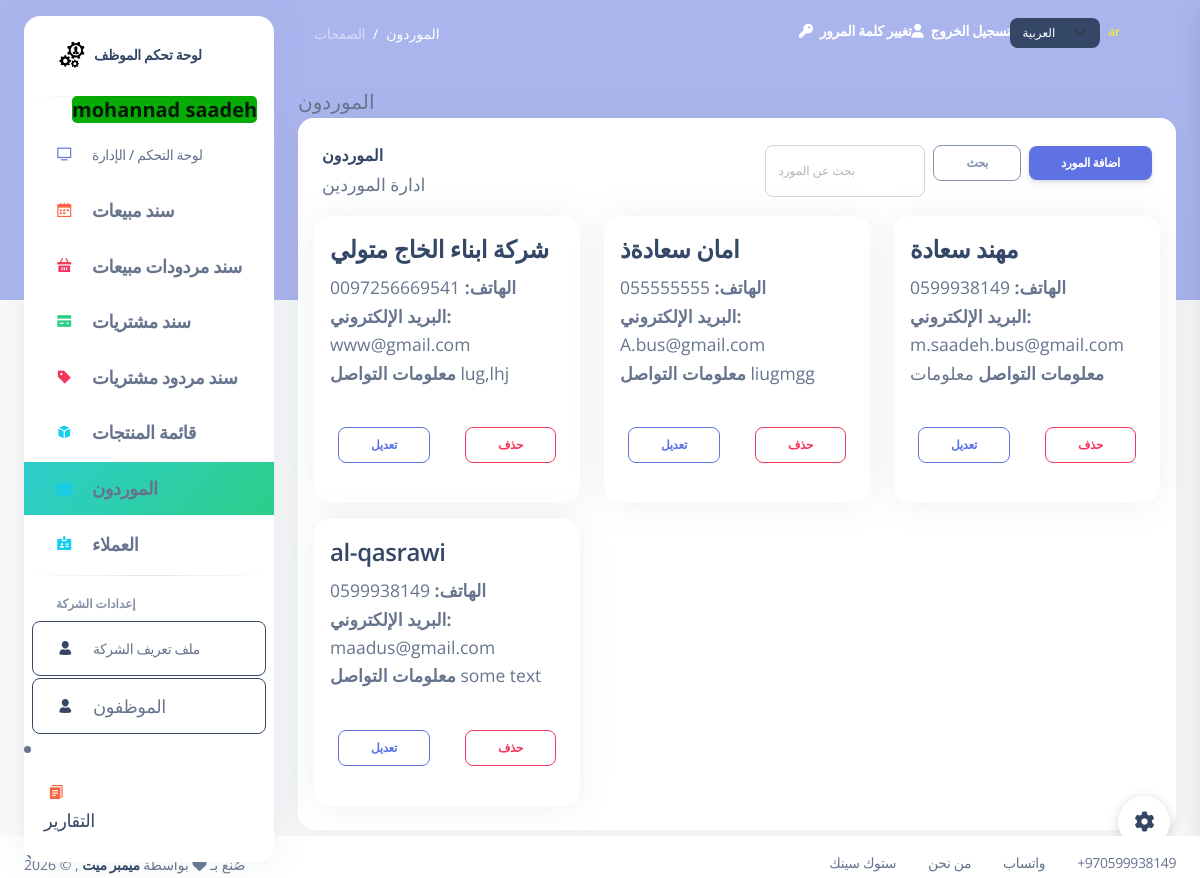
Page /suppliers (signed in) on the earlier database version.
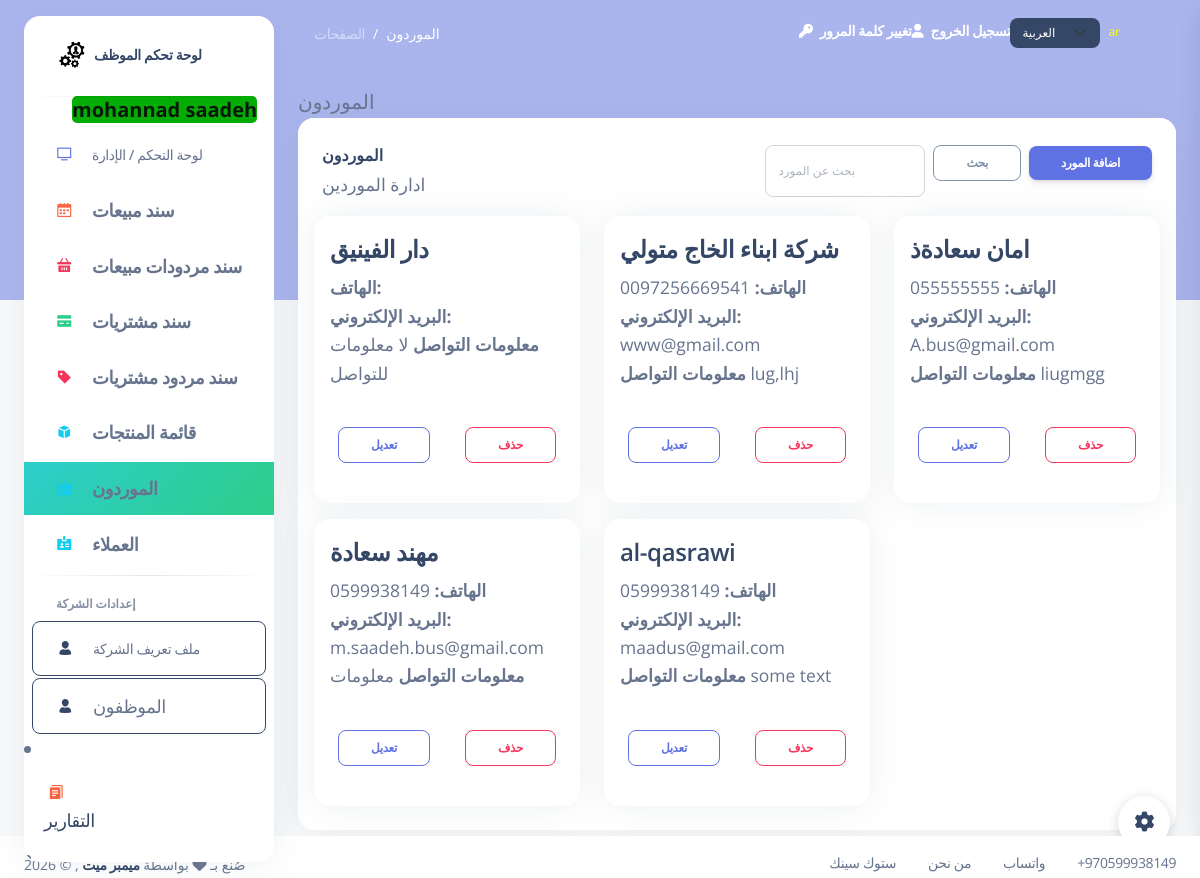
Same page on the later database version.
### my_app/models.py (models this page shows, shortened)
class Employee(models.Model):
    first_name = models.CharField(max_length=255)
    last_name = models.CharField(max_length=255)
    email = models.EmailField(max_length=255)
    DOB = models.DateField()
    password = models.CharField(max_length=255)
    confirm_password = models.CharField(max_length=255)
    is_active = models.BooleanField(default=False)
    created_at = models.DateTimeField(auto_now_add=True)
    updated_at = models.DateTimeField(auto_now=True)
    objects = EmployeeManager()

class Supplier(models.Model):
    name = models.CharField(max_length=255)
    phone = models.CharField(max_length=20 , null=True )
    email = models.EmailField(max_length=255, null=True )
    contact_info = models.TextField(null=True) # address, notes, etc.
    created_at = models.DateTimeField(auto_now_add=True)
    updated_at = models.DateTimeField(auto_now=True)

### my_app/views.py (the view, shortened to what this page needs)
# urls.py: path('suppliers', views.display_suppliers, name='suppliers_list'),
def display_suppliers(request):
    if 'employee_id' not in request.session:
        return redirect('/index')
    q = request.GET.get('q', '').strip()
    suppliers_qs = models.Supplier.objects.all()
    suppliers_qs = suppliers_qs.order_by('-created_at')
    page_number = request.GET.get('page')
    paginator = Paginator(suppliers_qs, 12)
    suppliers_page = paginator.get_page(page_number)
    context = {
        'suppliers': suppliers_page,
        'employee': models.get_employee_by_id(request.session['employee_id']),
        'suppliers_paginator': paginator,
    }
    return render(request, 'suppliers.html', context)

### my_app/templates/suppliers.html (shortened to what this page needs)
{% extends 'layouts/base.html' %}
{% load i18n %}
{% block content %}
{% block page_name %}{% trans "Suppliers" %}{% endblock %}
<div class="row">
  <div class="col-12">
    <div class="card mb-4">
      <div class="card-header d-flex align-items-center justify-content-between pb-0">
        <div>
          <h6 class="mb-0">{% trans "Suppliers" %}</h6>
          <small class="text-muted">{% trans "Manage your suppliers" %}</small>
        </div>
        <div class="d-flex gap-2 align-items-center">
          <form method="get" action="" class="d-flex" role="search">
            <input name="q" class="form-control form-control-sm" type="search" placeholder="{% trans "Search suppliers" %}" aria-label="{% trans "Search" %}" value="{{ request.GET.q }}">
            <button class="btn btn-sm btn-outline-secondary ms-2" type="submit">{% trans "Search" %}</button>
          </form>
          <button class="btn btn-sm btn-primary" data-bs-toggle="modal" data-bs-target="#addSupplierModal">{% trans "Add Supplier" %}</button>
        </div>
      </div>
      <div class="card-body px-3 pt-3 pb-2">
        <div class="row">
          {% if suppliers %}
            {% for sup in suppliers %}
            <div class="col-md-4 col-sm-6 mb-3">
              <div class="card h-100">
                <div class="card-body">
                  <h4 class="card-title"><a href="/suppliers/{{ sup.id }}/">{{ sup.name }}</a></h4>
                  <p class="card-text small text-muted">
                    <strong>{% trans "Phone:" %}</strong> {{ sup.phone }}<br />
                    <strong>{% trans "Email:" %}</strong> {{ sup.email }}<br />
                    <strong>{% trans "Contact Info:" %}</strong> {{ sup.contact_info|default:_('No contact info') }}
                  </p>
                </div>
                <div class="card-footer d-flex justify-content-between">
                  <a href="/suppliers/{{ sup.id }}/edit" class="btn btn-sm btn-outline-primary">{% trans "Edit" %}</a>
                  <form method="post" action="/suppliers/{{ sup.id }}/delete" onsubmit="return confirm('{% trans "Are you sure you want to delete this supplier?" %}');">
                    <button type="submit" class="btn btn-sm btn-outline-danger">{% trans "Delete" %}</button>
                  </form>
                </div>
              </div>
            </div>
            {% endfor %}
          {% else %}
            <div class="col-12">
              <div class="alert alert-info">{% trans "No suppliers found." %}</div>
            </div>
          {% endif %}
        </div>
      </div>
    </div>
  </div>
</div>
{% endblock content %}

### my_app/templates/includes/aside.html (shortened to what this page needs)
{% load static %}
{% load i18n %}
<aside class="sidenav bg-white navbar navbar-vertical navbar-expand-xs border-0 border-radius-xl my-3 fixed-start ms-4 " id="sidenav-main">
    <div class="sidenav-header">
        <a class="navbar-brand m-0" target="_blank">
        <img src="{% static 'img/logo.PNG' %}" class="navbar-brand-img h-100" alt="main_logo">
    <span class="ms-1 font-weight-bold">{% trans "Employee Dashboard" %}</span>
        </a>
        <hr class="horizontal dark mt-0">
    </div>
            <span class="nav-link-text ms-5">
                <b class="message_success" >{{employee.first_name}} {{employee.last_name}}</b>
            </span>
                <div id="sidenav-scrollbar">
        <ul class="navbar-nav">
        <li class="nav-item {% if request.path == '/index'   %} bg-gradient-success {% endif %}">
            <a class="nav-link " href="/index">
            <div class="icon icon-shape icon-sm border-radius-md text-center me-2 d-flex align-items-center justify-content-center">
                <i class="ni ni-tv-2 text-primary text-sm opacity-10"></i>
            </div>
            <span class="nav-link-text ms-1">{% trans "Dashboard / Manage" %}</span>
            </a>
        </li>
        <li class="nav-item {% if request.path == '/sales' or 'view_sale_order' in request.path %} bg-gradient-success {% endif %}">
            <a class="nav-link " href="/sales">
            <div class="icon icon-shape icon-sm border-radius-md text-center me-2 d-flex align-items-center justify-content-center">
                <i class="ni ni-calendar-grid-58 text-warning text-sm opacity-10"></i>
            </div>
            <span class="nav-link-text ms-1" style="font-size:18px !important;"> <strong>{% trans "Sales Orders" %}</strong></span>
            </a>
        </li>
                <li class="nav-item {% if request.path == '/return_sales' or 'view_return_sale' in request.path  %} bg-gradient-success {% endif %}">
            <a class="nav-link " href="/return_sales">
            <div class="icon icon-shape icon-sm border-radius-md text-center me-2 d-flex align-items-center justify-content-center">
                <i class="ni ni-basket text-danger text-sm opacity-10"></i>
            </div>
            <span class="nav-link-text ms-1" style="font-size:18px !important;"><strong>{% trans "Return Sales" %}</strong></span>
            </a>
        </li>
        <li class="nav-item {% if request.path == '/purchases' or 'view_purchase_invoice' in request.path  %} bg-gradient-success {% endif %}">
            <a class="nav-link " href="/purchases">
            <div class="icon icon-shape icon-sm border-radius-md text-center me-2 d-flex align-items-center justify-content-center">
                <i class="ni ni-credit-card text-success text-sm opacity-10"></i>
            </div>
            <span class="nav-link-text ms-1" style="font-size:18px !important;"><strong>{% trans "Purchase Invoices" %}</strong></span>
            </a>
        </li>
        <li class="nav-item {% if request.path == '/return_purchases' or 'view_return_invoice' in request.path  %} bg-gradient-success {% endif %}">
            <a class="nav-link " href="/return_purchases">
            <div class="icon icon-shape icon-sm border-radius-md text-center me-2 d-flex align-items-center justify-content-center">
                <i class="ni ni-tag text-danger text-sm opacity-10"></i>
            </div>
            <span class="nav-link-text ms-1" style="font-size:18px !important;"><strong>{% trans "Return Purchases" %}</strong></span>
            </a>
        </li>
        <li class="nav-item {% if request.path == '/products/' or 'products' in request.path %} bg-gradient-success {% endif %}">
            <a class="nav-link " href="/products">
            <div class="icon icon-shape icon-sm border-radius-md text-center me-2 d-flex align-items-center justify-content-center">
                <i class="ni ni-app text-info text-sm opacity-10"></i>
            </div>
            <span class="nav-link-text ms-1" style="font-size:18px !important;"> <strong>{% trans "Product List" %}</strong></span>
            </a>
        </li>
        <li class="nav-item {% if request.path == '/suppliers' %} bg-gradient-success {% endif %}">
            <a class="nav-link " href="/suppliers">
            <div class="icon icon-shape icon-sm border-radius-md text-center me-2 d-flex align-items-center justify-content-center">
                <i class="ni ni-badge text-info text-sm opacity-10"></i>
            </div>
            <span class="nav-link-text ms-1" style="font-size:18px !important;"> <strong>{% trans "Suppliers" %}</strong></span>
            </a>
        </li>
        <li class="nav-item {% if request.path == '/customers' %} bg-gradient-success {% endif %}">
            <a class="nav-link " href="/customers">
            <div class="icon icon-shape icon-sm border-radius-md text-center me-2 d-flex align-items-center justify-content-center">
                <i class="ni ni-badge text-info text-sm opacity-10"></i>
            </div>
            <span class="nav-link-text ms-1" style="font-size:18px !important;"> <strong>{% trans "Customers" %}</strong></span>
            </a>
        </li>
        <hr class="horizontal dark my-1">
         <li class="nav-item mt-3">
            <h6 class="ps-4 ms-2 text-uppercase text-xs font-weight-bolder opacity-6">{% trans "Company Settings" %}</h6>
        </li>
        <li class="nav-item">
            <a class="nav-link btn btn-outline-dark {% if request.path == '/company_profile'   %} active me-2 {% endif %} " href="/company_profile">
            <div class="icon icon-shape icon-sm border-radius-md text-center me-2 d-flex align-items-center justify-content-center">
                <i class="ni ni-single-02 text-dark text-sm opacity-10"></i>
            </div>
            <span class="nav-link-text ms-1">{% trans "Company Profile" %}</span>
            </a>
        </li>
        <li class="nav-item">
            <a class="nav-link btn btn-outline-dark  {% if request.path == '/employees'   %} active me-2 {% endif %}" href="/employees">
            <div class="icon icon-shape icon-sm border-radius-md text-center me-2 d-flex align-items-center justify-content-center">
                <i class="ni ni-single-02 text-dark text-sm opacity-10"></i>
            </div>
            <span class="nav-link-text ms-1" style="font-size:18px !important;">{% trans "Employees" %}</span>
            </a>
        </li>
            </ul>
            </div>
        <li class="nav-item {% if request.path == '/employee_reports'   %} bg-gradient-success {% endif %}">
            <a class="nav-link " href="/employee_reports">
            <div class="icon icon-shape icon-sm border-radius-md text-center me-2 d-flex align-items-center justify-content-center">
                <i class="ni ni-single-copy-04 text-warning text-sm opacity-10"></i>
            </div>
            <span class="nav-link-text ms-1" style="font-size:18px !important;">{% trans "Reports" %}</span>
            </a>
        </li>
        <li class="nav-item">
        </li>
</aside>

Differences in the rows shown:
added Supplier: name "دار الفينيق", contact_info "لا معلومات للتواصل"
